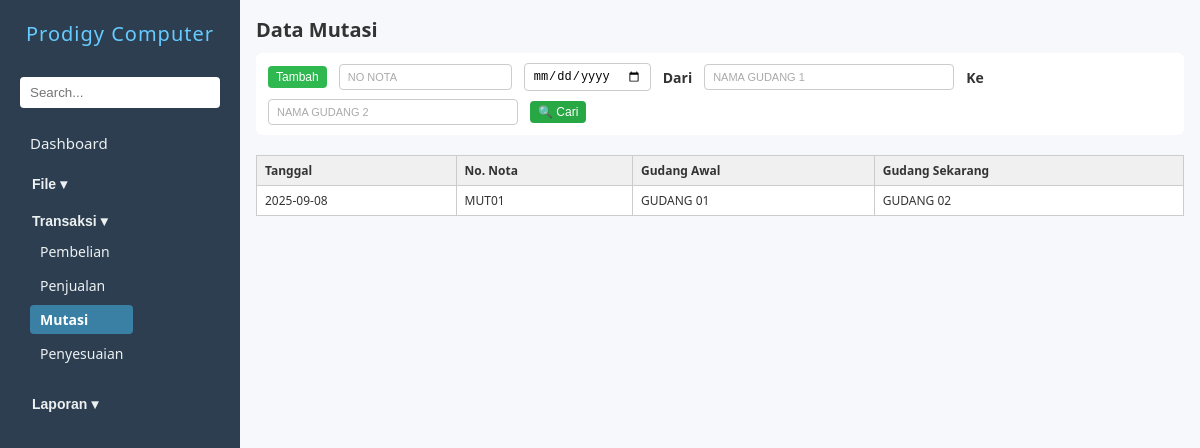
Screenshot of /mutasi.php (signed in) with the database file from the repository.
### tables this page shows
CREATE TABLE `zmutasi` (
  `nonota` char(30) DEFAULT NULL,
  `tgl` date DEFAULT NULL,
  `kodegd1` char(10) DEFAULT NULL,
  `kodegd2` char(10) NOT NULL,
  `operator` char(10) DEFAULT '',
  `logtime` timestamp NOT NULL DEFAULT current_timestamp()
);

CREATE TABLE `zgudang` (
  `kodegd` char(20) NOT NULL,
  `namagd` char(50) NOT NULL
);

### mutasi.php (the view, shortened to what this page needs)
<?php
include 'koneksi.php';
$query = mysqli_query($conn, "
    SELECT
        zmutasi.tgl,
        zmutasi.nonota,
        g1.namagd AS namagd1,
        g2.namagd AS namagd2
    FROM zmutasi
    LEFT JOIN zgudang g1 ON zmutasi.kodegd1 = g1.kodegd
    LEFT JOIN zgudang g2 ON zmutasi.kodegd2 = g2.kodegd
    ORDER BY zmutasi.tgl DESC, zmutasi.nonota DESC
    LIMIT 10
");
?>
<!DOCTYPE html>
<html lang="en">
<head>
    <link rel="stylesheet" href="navbar.css" />
    <link rel="stylesheet" href="form.css" />
</head>
<body>
    <?php
    include 'navbar.php';
    $hakUbah   = $aksesEdit['tambah'];?>
    <main>
        <h2>Data Mutasi</h2>
        <div class="action-bar">
            <button type="button" class="action-btn tambah" onclick="cekAkses()">Tambah</button>
            <input type="text" id="inputNoNota" placeholder="No Nota" style="text-transform: uppercase;">
            <input type="date" id="inputTgl">
            <span> Dari </span>
            <input type="text" name="namagd1" id="inputNamagd1" placeholder="Nama gudang 1" class="medium-input" style="text-transform: uppercase;">
            <span> Ke </span>
            <input type="text" name="namagd2" id="inputNamagd2" placeholder="Nama gudang 2" class="medium-input" style="text-transform: uppercase;">
            <button type="button" class="action-btn cari" onclick="triggerSearch()">🔍 Cari</button>
        </div>
        <div id="tabelHasil" class="form-grid" style="margin-top: 20px;">
            <table class="tabel-hasil">
                <thead>
                    <tr>
                        <th>Tanggal</th>
                        <th>No. Nota</th>
                        <th>Gudang Awal</th>
                        <th>Gudang Sekarang</th>
                    </tr>
                </thead>
                <tbody>
                    <?php while ($row = mysqli_fetch_assoc($query)): ?>
                        <tr onclick="tampilkanKonfirmasiEdit('<?= $row['nonota'] ?>')">
                            <td><?= $row['tgl'] ?></td>
                            <td><?= $row['nonota'] ?></td>
                            <td><?= $row['namagd1'] ?></td>
                            <td><?= $row['namagd2'] ?></td>
                        </tr>
                    <?php endwhile; ?>
                </tbody>
            </table>
        </div>
    </main>
</body>
</html>

### form.css (style rules this page uses)
* { box-sizing: border-box; margin: 0; padding: 0; }
body { font-family: "Segoe UI", Tahoma, Geneva, Verdana, sans-serif; display: flex; height: 100vh; background: #f6f8fb; color: #333; }
main { padding: 1rem; flex: 1; overflow-y: auto; }
h2 { margin-bottom: 10px; font-size: 20px; }
.tabel-hasil { width: 100%; border-collapse: collapse; font-size: 14px; margin-top: 10px; }
.tabel-hasil th, .tabel-hasil td { border: 1px solid #ccc; padding: 8px 10px; text-align: left; }
.tabel-hasil th { background-color: #f0f0f0; font-weight: bold; }
.medium-input { width: 250px; }
.action-bar { display: flex; flex-wrap: wrap; align-items: center; gap: 8px 12px; margin-bottom: 4px; background-color: #fff; padding: 10px 12px; border-radius: 6px; }
.action-bar input[type="text"], .action-bar input[type="date"], .action-bar select { padding: 5px 8px; font-size: 12px; border: 1px solid #ccc; border-radius: 4px; min-width: 120px; }
.action-bar input[type="text"]::placeholder { font-size: 11px; color: #aaa; }
.action-bar span { font-size: 14px; font-weight: bold; }
.action-bar .action-btn { padding: 4px 8px; font-size: 12px; border: none; color: white; border-radius: 4px; cursor: pointer; transition: 0.3s ease; }
.action-bar .action-btn.tambah { background-color: #30b850; }
.action-bar .action-btn.cari { background-color: #28a745; }
.tabel-hasil { width: 100%; border-collapse: collapse; margin-top: 1em; font-size: 12px; border: 1px solid #ccc; }
.tabel-hasil th, .tabel-hasil td { padding: 6px 8px; border: 1px solid #ccc; text-align: left; background-color: #fff; }
.tabel-hasil th { background-color: #f0f0f0; font-weight: bold; color: #333; }

### rows the page displays
zmutasi: tgl "2025-09-08", nonota "MUT01", zgudang.namagd "GUDANG 01", zgudang.namagd "GUDANG 02"

### other values shown
$mainmenu "File"
$mainmenu "Transaksi"
$label "Pembelian"
$label "Penjualan"
$label "Mutasi"
$label "Penyesuaian"
$mainmenu "Laporan"
